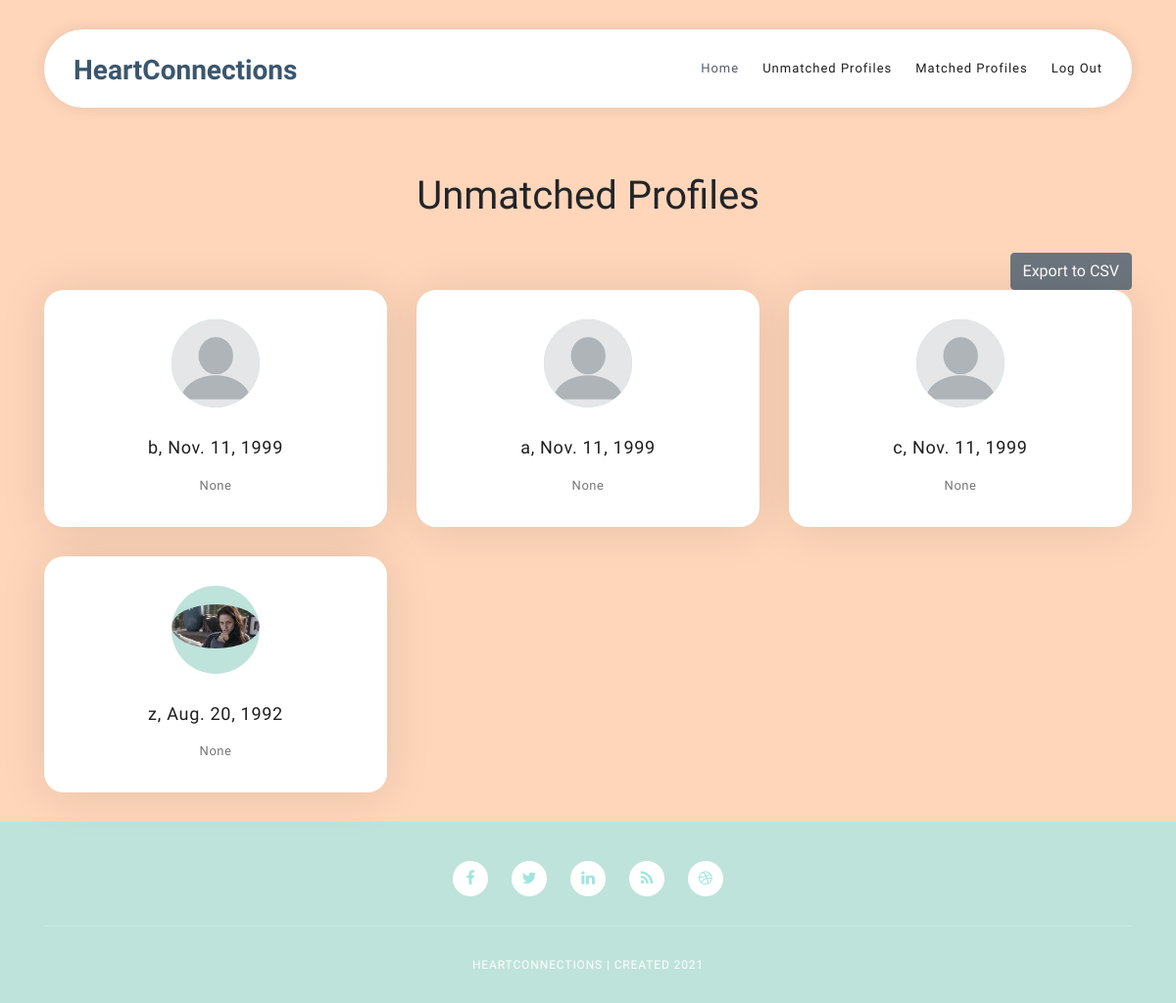
The page /HeartConnections/profile/unmatched/ (signed in) on the database its author committed.
### HeartConnections/models.py (models this page shows, shortened)
class Profile(models.Model):
    id = models.AutoField(primary_key=True)
    first_name = models.CharField(max_length=30)
    last_name = models.CharField(max_length=40)
    birthdate = models.DateField(default=datetime.date(1900, 1, 1), validators=[MinValueValidator(datetime.date(1900, 1, 1)), MaxValueValidator(datetime.date.today() - datetime.timedelta(days=6575))])
    gender = models.CharField(max_length=20)
    sexuality = models.CharField(max_length=25)
    country = models.CharField(max_length=40)
    state_region = models.CharField(max_length=20)
    city = models.CharField(max_length=30)
    occupation = models.CharField(max_length=25, blank=True, null=True)
    company = models.CharField(max_length=40, blank=True, null=True)
    education = models.CharField(max_length=50, blank=True, null=True)
    bio = models.CharField(max_length=1000, blank=True, null=True)
    religion = models.CharField(max_length=25, blank=True, null=True)
    hobbies = models.CharField(max_length=250, blank=True, null=True)
    dietary_preferences = models.CharField(max_length=100, blank=True, null=True)
    alcohol = models.BooleanField(blank=True, null=True)
    smoking = models.BooleanField(blank=True, null=True)
    email = models.EmailField(max_length=50)
    matched = models.BooleanField(default=False)
    matched_with = models.CharField(max_length=100, blank=True, null=True)
    notes = models.CharField(max_length=500, blank=True, null=True)
    profile_pic = models.ImageField(null=True, blank=True)
    def get_absolute_url(self):
        return reverse('profile_detailed_view', kwargs={'pk': self.pk})

### HeartConnections/views.py (the view)
# urls.py: path('profile/unmatched/', views.UnmatchedProfiles.as_view(), name='unmatched_profiles'),
class UnmatchedProfiles(LoginRequiredMixin, generic.ListView):
    model = Profile
    context_object_name = 'unmatched_list'
    queryset = Profile.objects.filter(matched=False)
    template_name = 'unmatched_profiles.html'

### HeartConnections/templates/unmatched_profiles.html (shortened to what this page needs)
{% extends "admin_base_generic.html" %}
{% block content %}
<head>
    {% load static %}
</head>
<div class="baseframe"><h1>Unmatched Profiles</h1></div><br><br>
{% if unmatched_list %}
<section class="section home-feature">
    <div class="container">
        <div class="row">
            <div class="col-lg-12">
                <div class="row">
                    <div class="col-xl-12 col-lg-12 col-md-12 col-sm-12 col-12">
                        <div class="text-right">
                            <button id="export" name="export" type="button" class="btn btn-secondary" onclick="location.href='{% url 'export' %}'">Export to CSV</button>
                        </div>
                    </div>
                    {% for profile in unmatched_list %}
                    <div class="col-lg-4 col-md-6 col-sm-6 col-12" data-scroll-reveal="enter bottom move 50px over 0.6s after 0.2s">
                        <a href="{{ profile.get_absolute_url }}"><div class="features-small-item">
                            <div class="icon">
                                <i><span class="d-none d-lg-block"><img class="img-fluid img-profile rounded-circle mx-auto mb-2" src="{{profile.profile_pic.url}}" alt="" /></span></i>
                            </div>
                            <h5 class="features-title">{{ profile.first_name }}, {{ profile.birthdate }}</h5>
                            <p>{{ profile.bio }}</p>
                        </div></a>
                    </div>
                    {% endfor %}
                </div>
            </div>
        </div>
    </div>
</section>
{% endif %}
{% endblock %}

### HeartConnections/static/css/admin-templatemo-softy-pinko.css (style rules this page uses)
html, body, div, span, applet, object, iframe, h1, h2, h3, h4, h5, h6, p, blockquote, div pre, a, abbr, acronym, address, big, cite, code, del, dfn, em, font, img, ins, kbd, q, s, samp, small, strike, strong, sub, sup, tt, var, b, u, i, center, dl, dt, dd, ol, ul, li, figure, header, nav, section, article, aside, footer, figcaption { margin: 0; padding: 0; border: 0; outline: 0; }
header, nav, section, article, aside, footer, hgroup { display: block; }
* { box-sizing: border-box; }
html, body { font-family: "Raleway", sans-serif; font-weight: 400; background-color: #FFD6BA; font-size: 16px; -ms-text-size-adjust: 100%; -webkit-font-smoothing: antialiased; -moz-osx-font-smoothing: grayscale; }
a { text-decoration: none !important; }
h1, h2, h3, h4, h5, h6 { margin-top: 0px; margin-bottom: 0px; }
html, body { background: #FFD6BA; font-family: "Raleway", sans-serif; }
.section { position: relative; padding-top: 100px; padding-bottom: 80px; }
.features-small-item { cursor: pointer; display: block; background: #FFFFFF; box-shadow: 0 2px 48px 0 rgba(0, 0, 0, 0.10); -webkit-border-radius: 20px; -moz-border-radius: 20px; border-radius: 20px; padding: 30px; text-align: center; -webkit-transition: all 0.3s ease 0s; -moz-transition: all 0.3s ease 0s; -o-transition: all 0.3s ease 0s; transition: all 0.3s ease 0s; position: relative; margin-bottom: 30px; }
.features-small-item .icon { -webkit-transition: all 0.3s ease 0s; -moz-transition: all 0.3s ease 0s; -o-transition: all 0.3s ease 0s; transition: all 0.3s ease 0s; width: 90px; height: 90px; line-height: 90px; margin: auto; position: relative; margin-bottom: 30px; background: #BEE3DB ; -webkit-border-radius: 50%; -moz-border-radius: 50%; border-radius: 50%; }
.features-small-item .icon i { font-size: 18px; color: #fff; }
.features-small-item .features-title { font-weight: 500; font-size: 18px; color: #1e1e1e; letter-spacing: 0.7px; margin-bottom: 15px; position: relative; z-index: 2; }
.features-small-item p { font-weight: 400; font-size: 13px; color: #777; letter-spacing: 0.5px; line-height: 25px; position: relative; z-index: 2; }
.home-feature { padding-bottom: 0px; padding-top: 30px; margin-top: -220px; z-index: 9; }

### HeartConnections/templates/unmatched_profiles.html (style rules this page uses)
.baseframe { overflow: hidden; position: relative; display: flex; align-items: center; justify-content: center; background-repeat: no-repeat; background-position: center center; background-size: cover; height: 50vh; }

### rows shown on the page
Profile: profile_pic (placeholder picture), first_name "b", birthdate "Nov. 11, 1999", bio "None"
Profile: profile_pic (placeholder picture), first_name "a", birthdate "Nov. 11, 1999", bio "None"
Profile: profile_pic (placeholder picture), first_name "c", birthdate "Nov. 11, 1999", bio "None"
Profile: profile_pic (picture), first_name "z", birthdate "Aug. 20, 1992", bio "None"
